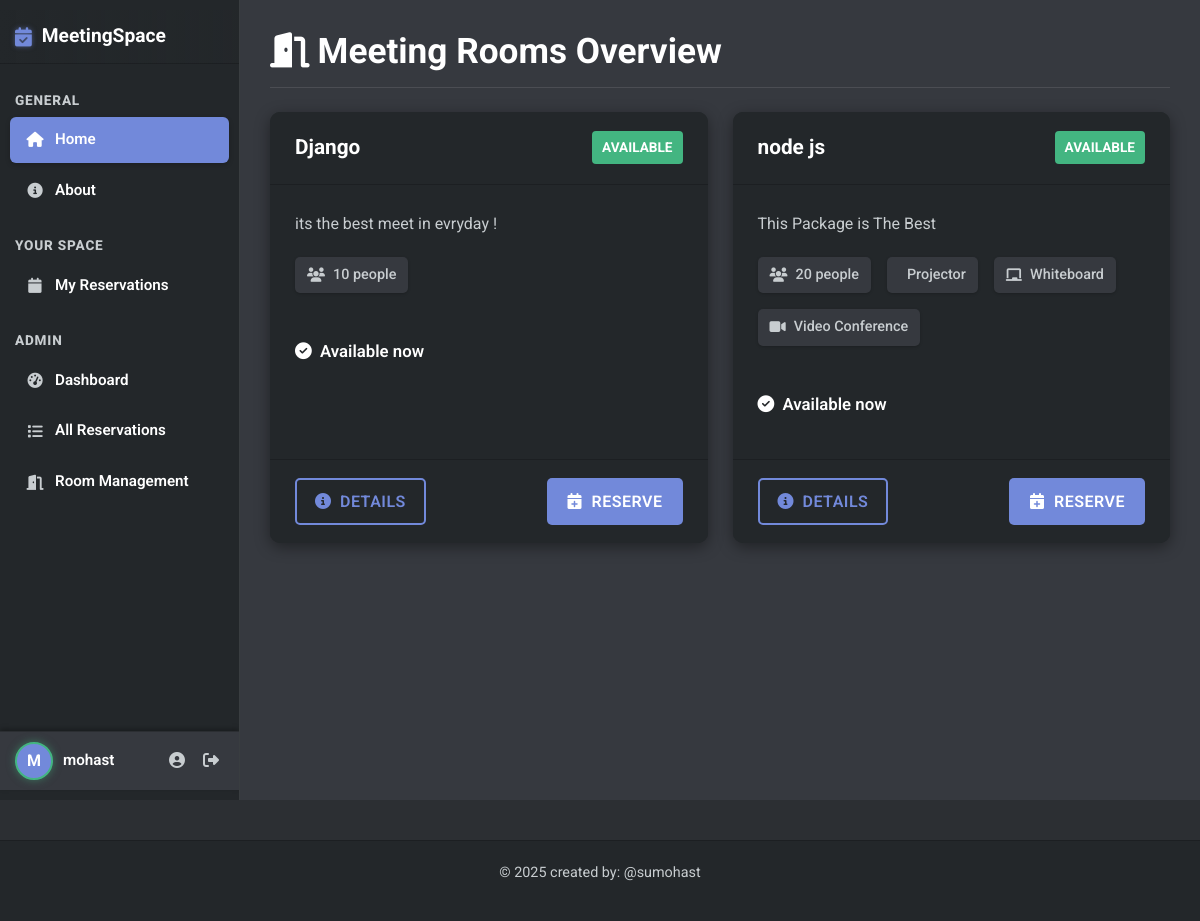
The app's page / (signed in), older data.
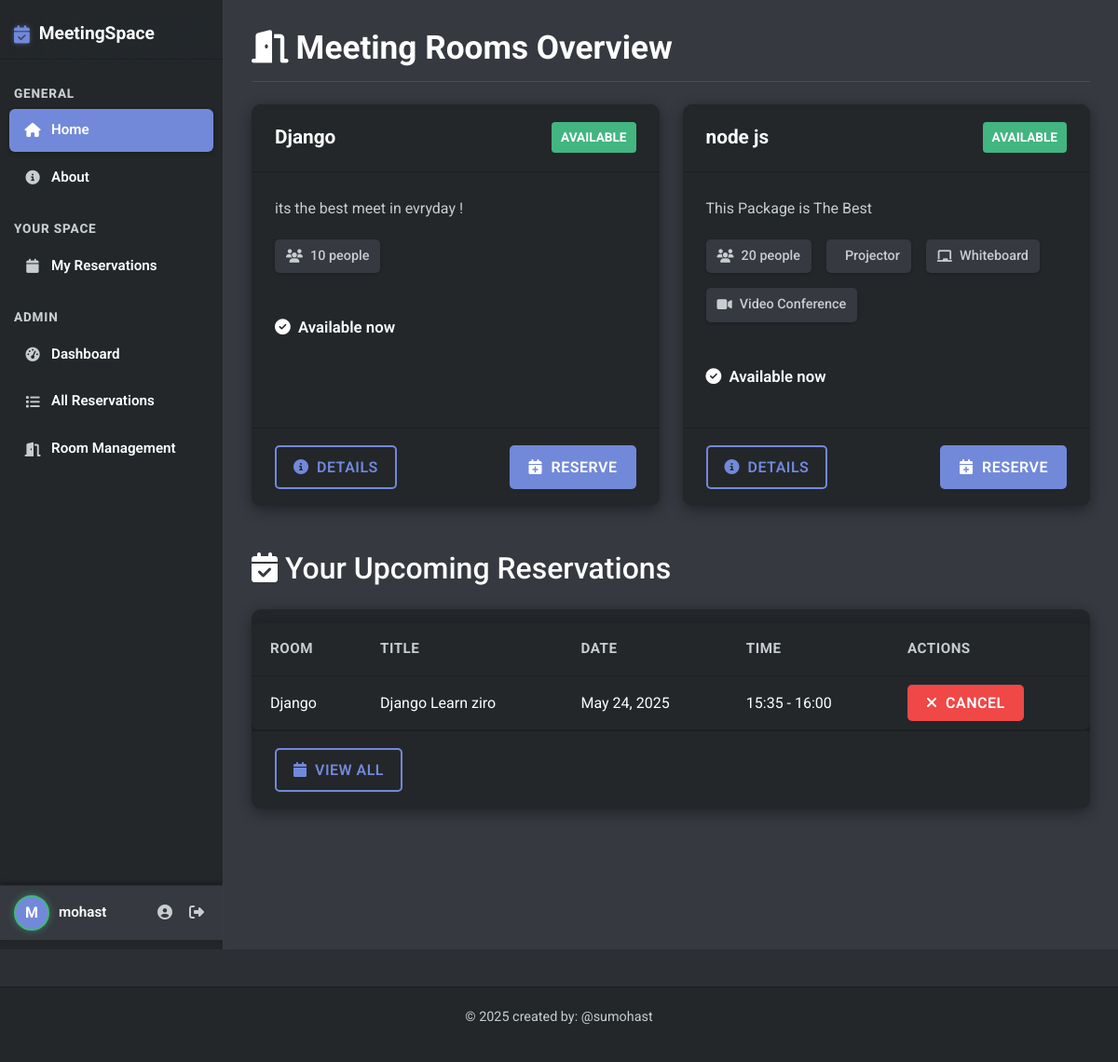
The same page, newer data.
### base/models.py (models this page shows, shortened)
class Room(models.Model):
    name = models.CharField(max_length=100)
    capacity = models.IntegerField(default=10)
    has_projector = models.BooleanField(default=False)
    has_whiteboard = models.BooleanField(default=False)
    has_video_conference = models.BooleanField(default=False)
    description = models.TextField(null=True, blank=True)
    created = models.DateTimeField(auto_now_add=True)
    updated = models.DateTimeField(auto_now=True)
    class Meta: # this class is used to define metadata for the model , for example when we want to sort the rooms by name
        ordering = ['name']
    def get_current_status(self): # this function returns the current status of the room (occupied/free)
        now = datetime.now()
        today = now.date()
        current_time = now.time()
        active_reservation = self.reservation_set.filter(
            date=today,
            start_time__lte=current_time,
            end_time__gt=current_time
        ).first()
        if active_reservation:
            return {
                'status': 'occupied',
                'reservation': active_reservation
            }
        else:
            return {
                'status': 'free',
                'next_reservation': self.reservation_set.filter(
                    date=today,
                    start_time__gt=current_time
                ).order_by('start_time').first()
            }

class Reservation(models.Model):
    participant_count = models.IntegerField(default=1, help_text="Number of participants")
    room = models.ForeignKey(Room, on_delete=models.CASCADE)
    user = models.ForeignKey(User, on_delete=models.CASCADE)
    title = models.CharField(max_length=200)
    description = models.TextField(null=True, blank=True)
    date = models.DateField()
    start_time = models.TimeField()
    end_time = models.TimeField()
    participants_emails = models.TextField(null=True, blank=True,
                                          help_text="Enter email addresses separated by commas")
    reminder_sent = models.BooleanField(default=False) # this field is used to track if a reminder has been sent for this reservation
    created = models.DateTimeField(auto_now_add=True)
    updated = models.DateTimeField(auto_now=True)
    class Meta:
        ordering = ['date', 'start_time']
        constraints = [
            models.UniqueConstraint(
                fields=['room', 'date', 'start_time'],
                name='unique_reservation'
            )
        ]

### base/views.py (the view)
# urls.py: path('', views.home, name="home"),
def home(request):
    rooms = Room.objects.all()
    for room in rooms:
        room.current_status = room.get_current_status()
    upcoming_reservations = []
    if request.user.is_authenticated:
        upcoming_reservations = Reservation.objects.filter(
            user=request.user,
            date__gte=datetime.now().date()
        ).order_by('date', 'start_time')[:3]
    context = {
        'rooms': rooms,
        'upcoming_reservations': upcoming_reservations,
    }
    return render(request, 'base/home.html', context)

### templates/base/home.html (shortened to what this page needs)
{% extends 'main.html' %}
{% block content %}
<h1 class="mb-4"><i class="fas fa-door-open me-2"></i>Meeting Rooms Overview</h1>
<div class="room-grid-discord">
    {% for room in rooms %}
    <div class="room-card-discord">
        <div class="card-header-discord">
            <span>{{ room.name }}</span>
            {% if room.current_status.status == 'free' %}
            <span class="badge-discord-success">Available</span>
            {% else %}
            <span class="badge-discord-danger">Occupied</span>
            {% endif %}
        </div>
        <div class="card-body-discord">
            <p class="description">{{ room.description|truncatechars:100 }}</p>
            <div class="d-flex flex-wrap gap-2 mb-3">
                <span class="feature-badge-discord">
                    <i class="fas fa-users"></i> {{ room.capacity }} people
                </span>
                {% if room.has_projector %}
                <span class="feature-badge-discord">
                     Projector
                </span>
                {% endif %}
                {% if room.has_whiteboard %}
                <span class="feature-badge-discord">
                    <i class="fas fa-chalkboard"></i> Whiteboard
                </span>
                {% endif %}
                {% if room.has_video_conference %}
                <span class="feature-badge-discord">
                    <i class="fas fa-video"></i> Video Conference
                </span>
                {% endif %}
            </div>
            <div class="status-text-discord">
                {% if room.current_status.status == 'free' %}
                <p class="status-free">
                    <i class="fas fa-check-circle me-1"></i> Available now
                </p>
                {% else %}
                <p class="status-occupied">
                    <i class="fas fa-times-circle me-1"></i> Occupied until {{ room.current_status.reservation.end_time|time:"H:i" }}
                    <br>
                    <small>{{ room.current_status.reservation.title }}</small>
                </p>
                {% endif %}
            </div>
        </div>
        <div class="card-footer-discord d-flex justify-content-between">
            <a href="{% url 'room-detail' room.id %}" class="btn-discord-outline">
                <i class="fas fa-info-circle me-1"></i> Details
            </a>
            {% if user.is_authenticated %}
            <a href="{% url 'create-reservation' room.id %}" class="btn-discord">
                <i class="fas fa-calendar-plus me-1"></i> Reserve
            </a>
            {% endif %}
        </div>
    </div>
    {% empty %}
    <div class="alert alert-discord-info">
        <i class="fas fa-info-circle me-2"></i> No meeting rooms available.
    </div>
    {% endfor %}
</div>
{% if user.is_authenticated and upcoming_reservations %}
<div class="mt-5">
    <h2 class="mb-4"><i class="fas fa-calendar-check me-2"></i>Your Upcoming Reservations</h2>
    <div class="room-card-discord">
        <div class="card-body-discord p-0">
            <div class="table-responsive">
                <table class="table-discord mb-0">
                    <thead>
                        <tr>
                            <th>Room</th>
                            <th>Title</th>
                            <th>Date</th>
                            <th>Time</th>
                            <th>Actions</th>
                        </tr>
                    </thead>
                    <tbody>
                        {% for reservation in upcoming_reservations %}
                        <tr>
                            <td>{{ reservation.room.name }}</td>
                            <td>{{ reservation.title }}</td>
                            <td>{{ reservation.date }}</td>
                            <td>{{ reservation.start_time|time:"H:i" }} - {{ reservation.end_time|time:"H:i" }}</td>
                            <td>
                                <a href="{% url 'cancel-reservation' reservation.id %}" class="btn-discord-danger btn-sm">
                                    <i class="fas fa-times me-1"></i> Cancel
                                </a>
                            </td>
                        </tr>
                        {% endfor %}
                    </tbody>
                </table>
            </div>
        </div>
        <div class="card-footer-discord text-end">
            <a href="{% url 'user-reservations' %}" class="btn-discord-outline">
                <i class="fas fa-calendar me-1"></i> View All
            </a>
        </div>
    </div>
</div>
{% endif %}
{% endblock %}

### templates/main.html (shortened to what this page needs)
{% load static %}
<!DOCTYPE html>
<html lang="en">
<head>
    <link href="https://cdn.jsdelivr.net/npm/bootstrap@5.2.3/dist/css/bootstrap.min.css" rel="stylesheet">
    <link rel="stylesheet" href="https://cdnjs.cloudflare.com/ajax/libs/font-awesome/6.4.0/css/all.min.css">
    <link rel="stylesheet" href="{% static 'css/discord-theme.css' %}">
</head>
<body>
    <div class="discord-app-container">
        <div class="sidebar-left">
            <a class="brand-link" href="{% url 'home' %}">
                <i class="fas fa-calendar-check"></i>MeetingSpace
            </a>
            <div class="nav-category">General</div>
            <ul class="list-unstyled mb-0">
                <li class="nav-item-discord">
                    <a class="{% if request.path == '/' %}active{% endif %}" href="{% url 'home' %}">
                        <i class="fas fa-home"></i> Home
                    </a>
                </li>
                <li class="nav-item-discord">
                    <a class="{% if 'about' in request.path %}active{% endif %}" href="{% url 'about' %}">
                        <i class="fas fa-info-circle"></i> About
                    </a>
                </li>
            </ul>
            {% if user.is_authenticated %}
            <div class="nav-category mt-3">Your Space</div>
            <ul class="list-unstyled mb-0">
                <li class="nav-item-discord">
                    <a class="{% if 'my-reservations' in request.path %}active{% endif %}" href="{% url 'user-reservations' %}">
                        <i class="fas fa-calendar"></i> My Reservations
                    </a>
                </li>
            </ul>
            {% if user.is_staff %}
            <div class="nav-category mt-3">Admin</div>
            <ul class="list-unstyled mb-0">
                <li class="nav-item-discord">
                    <a class="{% if 'admin-dashboard' in request.path %}active{% endif %}" href="{% url 'admin-dashboard' %}">
                        <i class="fas fa-tachometer-alt"></i> Dashboard
                    </a>
                </li>
                <li class="nav-item-discord">
                    <a class="{% if 'admin-reservations' in request.path %}active{% endif %}" href="{% url 'admin-reservations' %}">
                        <i class="fas fa-list"></i> All Reservations
                    </a>
                </li>
                <li class="nav-item-discord">
                    <a class="{% if 'room-management' in request.path %}active{% endif %}" href="{% url 'room-management' %}">
                        <i class="fas fa-door-open"></i> Room Management
                    </a>
                </li>
            </ul>
            {% endif %}
            {% endif %}
            <div class="user-panel-discord mt-auto">
                {% if user.is_authenticated %}
                    <div class="user-avatar">
                        {{ user.username|slice:":1"|upper }}
                    </div>
                    <div class="user-info">
                        <div class="username">{{ user.username }}</div>
                    </div>
                    <div class="user-actions">
                        <a href="{% url 'profile' %}" title="Profile"><i class="fas fa-user-circle"></i></a>
                        <a href="{% url 'logout' %}" title="Logout"><i class="fas fa-sign-out-alt"></i></a>
                    </div>
                {% else %}
                    <a href="{% url 'login' %}" class="btn-discord btn-sm w-100">
                        <i class="fas fa-sign-in-alt me-1"></i> Login
                    </a>
                {% endif %}
            </div>
        </div>
        <div class="content-main-discord">
            {% block content %}{% endblock %}
        </div>
    </div>
    <footer>
        <div class="container">
            <p>&copy; {% now "Y" %} created by: @sumohast </p>
        </div>
    </footer>
</body>
</html>

Row changes from the older to the newer data that the page shows:
added Reservation: room.name "Django", title "Django Learn ziro", date "May 24, 2025", start_time "15:35", end_time "16:00"
Text that changed along with them:
text now shown: "Your Upcoming Reservations ROOM TITLE DATE TIME ACTIONS VIEW ALL"
